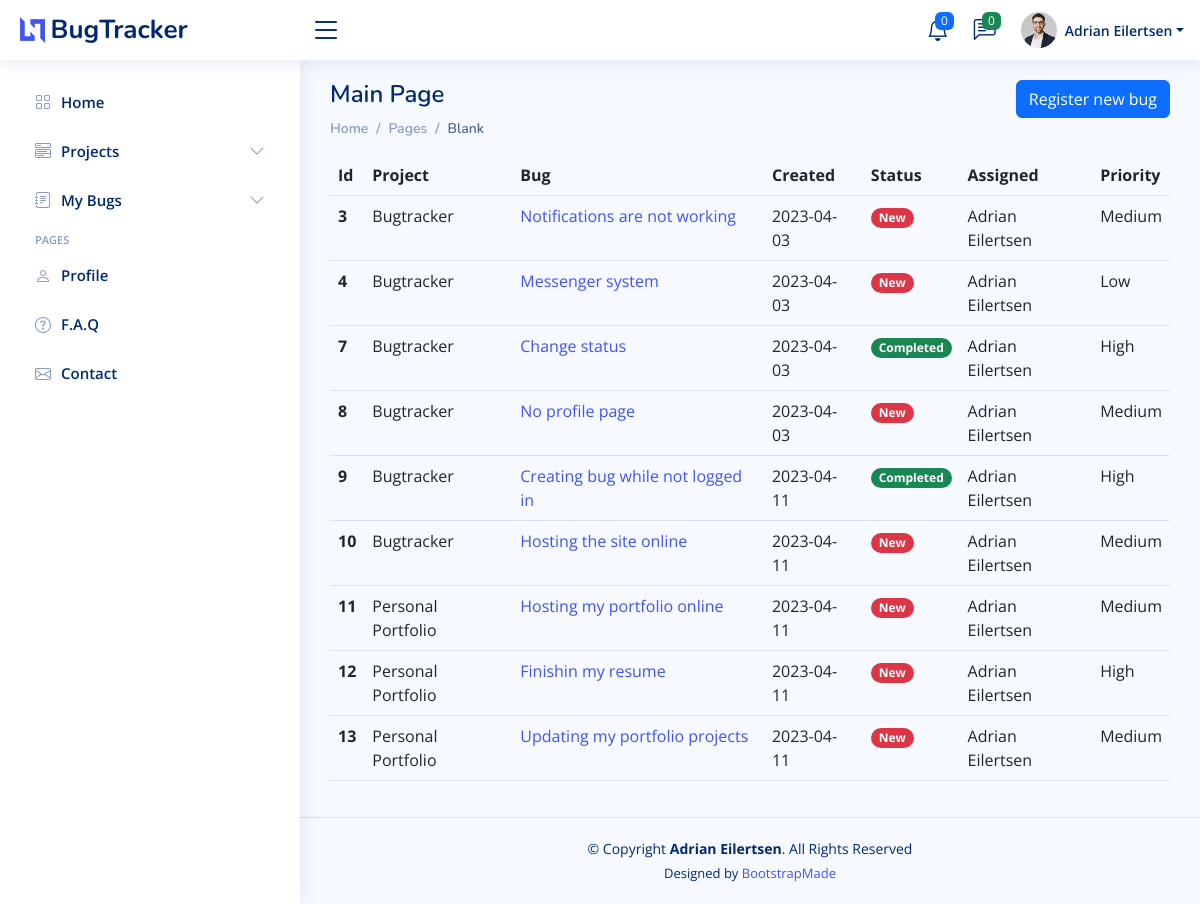
Screenshot of / (signed in) with the database file from the repository.
### main.py (models this page shows)
class User(UserMixin, db.Model):
    __tablename__ = "user"
    id = db.Column(db.Integer, primary_key=True)
    name = db.Column(db.String(250), nullable=False, unique=True)
    email = db.Column(db.String(250), unique=True, nullable=False)
    password = db.Column(db.String(250), nullable=False)
    bugs = relationship("Bug", back_populates="assigned")
    comments = relationship("Comment", back_populates="comment_author")
    projects = db.relationship("Project", secondary=project_user, back_populates="users")

class Bug(db.Model):
    __tablename__ = "bug"
    id = db.Column(db.Integer, primary_key=True)
    title = db.Column(db.String(250), nullable=False)
    description = db.Column(db.String(250), nullable=False)
    reporter = db.Column(db.String, db.ForeignKey("user.name"))
    date = db.Column(db.String(250), nullable=False)
    status = db.Column(db.Integer, nullable=False)
    priority = db.Column(db.String(250), nullable=False)
    project_id = db.Column(db.String, db.ForeignKey("project.name"))
    comment = relationship("Comment", back_populates="parent_bug")
    assigned = relationship("User", back_populates="bugs")

### main.py (the view, shortened to what this page needs)
@app.route("/", methods=["GET", "POST"])
def home():
    bugs_data = db.session.query(Bug).all()
    for user in db.session.query(User).all():
        if user.name not in ASSIGN:
            ASSIGN.append(user.name)
    for project in db.session.query(Project).all():
        if project.name not in PROJECT:
            PROJECT.append(project.name)
    form = NewBugForm()
    print("nothing yet")
    return render_template("index.html", form=form, logged_in=current_user.is_authenticated, bugs=bugs_data)

### main.py (called while the page is built)
@lm.user_loader
def load_user(user_id):
    return User.query.get(int(user_id))

### templates/index.html (shortened to what this page needs)
<!DOCTYPE html>
<html lang="en">
{% import "bootstrap/wtf.html" as wtf %}
{% include "header.html" %}
<body>
{% include "navbar.html" %}
<main id="main" class="main">
  <div class="pagetitle">
    <div class="row">
      <div class="col-6">
        <h1>Main Page</h1>
      </div>
      {% if logged_in %}
      <div class="col-6 d-flex justify-content-end">
        <button type="button" class="btn btn-primary" data-bs-toggle="modal" data-bs-target="#staticBackdrop">
          Register new bug
        </button>
        {% endif %}
      </div>
    </div>
    <nav>
      <ol class="breadcrumb">
        <li class="breadcrumb-item"><a href="index.html">Home</a></li>
        <li class="breadcrumb-item">Pages</li>
        <li class="breadcrumb-item active">Blank</li>
      </ol>
    </nav>
  </div>
  <section class="section">
    <div class="row">
      <div class="col">
        <table class="table table-hover">
          <thead>
          <tr>
            <th scope="col">Id</th>
            <th scope="col">Project</th>
            <th scope="col">Bug</th>
            <th scope="col">Created</th>
            <th scope="col">Status</th>
            <th scope="col">Assigned</th>
            <th scope="col">Priority</th>
          </tr>
          </thead>
          <tbody>
          {% for bug in bugs %}
          <tr id="tr-{{ bug.id }}">
            <th scope="row">{{ bug.id }}</th>
            <td>{{ bug.project_id }}</td>
            <td><a href="{{ url_for('bug', index=bug.id) }}">{{ bug.title }}</a></td>
            <td>{{ bug.date }}</td>
            <td>
              {% if bug.status == 0 %}
              <span class="badge rounded-pill bg-danger">New</span>
              {% elif bug.status == 1 %}
              <span class="badge rounded-pill bg-info text-dark">In progress</span>
              {% elif bug.status == 2 %}
              <span class="badge rounded-pill bg-warning text-dark">In review</span>
              {% elif bug.status == 3 %}
              <span class="badge rounded-pill bg-success">Completed</span>
              {% endif %}
            </td>
            <td>{{ bug.assigned.name }}</td>
            <td>{{ bug.priority }}</td>
          </tr>
          {% endfor %}
          </tbody>
        </table>
      </div>
    </div>
  </section>
</main>
{% include "footer.html" %}
</body>
</html>

### templates/navbar.html (shortened to what this page needs)
<header id="header" class="header fixed-top d-flex align-items-center">
  <div class="d-flex align-items-center justify-content-between">
    <a href="{{ url_for('home') }}" class="logo d-flex align-items-center">
      <img src="{{ url_for('static', filename='assets/img/logo.png') }}" alt="">
      <span class="d-none d-lg-block">BugTracker</span>
    </a>
    <i class="bi bi-list toggle-sidebar-btn"></i>
  </div>
  <nav class="header-nav ms-auto">
    <ul class="d-flex align-items-center">
      <li class="nav-item dropdown">
        <a class="nav-link nav-icon" href="#" data-bs-toggle="dropdown">
          <i class="bi bi-bell"></i>
          <span class="badge bg-primary badge-number">0</span>
        </a>
      </li>
      <li class="nav-item dropdown">
        <a class="nav-link nav-icon" href="#" data-bs-toggle="dropdown">
          <i class="bi bi-chat-left-text"></i>
          <span class="badge bg-success badge-number">0</span>
        </a>
      </li>
      <li class="nav-item dropdown pe-3">
        {% if not logged_in %}
        <a href="{{ url_for('login') }}" type=button class="btn btn-outline-primary">Log in</a>
        {% else %}
        <a class="nav-link nav-profile d-flex align-items-center pe-0" href="#" data-bs-toggle="dropdown">
          <img src="{{ url_for('static', filename='assets/img/profile-img.jpg') }}" alt="Profile"
               class="rounded-circle">
          <span class="d-none d-md-block dropdown-toggle ps-2">{{ current_user.name }}</span>
        </a>
          </li>
        </ul>
        {% endif %}
  </nav>
</header>
<aside id="sidebar" class="sidebar">
  <ul class="sidebar-nav" id="sidebar-nav">
    <li class="nav-item">
      <a class="nav-link collapsed" href="{{ url_for('home') }}">
        <i class="bi bi-grid"></i>
        <span>Home</span>
      </a>
    </li>
    <li class="nav-item">
      <a class="nav-link collapsed" data-bs-target="#components-nav" data-bs-toggle="collapse" href="#">
        <i class="bi bi-menu-button-wide"></i><span>Projects</span><i class="bi bi-chevron-down ms-auto"></i>
      </a>
    </li>
    <li class="nav-item">
      <a class="nav-link collapsed" data-bs-target="#forms-nav" data-bs-toggle="collapse" href="#">
        <i class="bi bi-journal-text"></i><span>My Bugs</span><i class="bi bi-chevron-down ms-auto"></i>
      </a>
    </li>
    <li class="nav-heading">Pages</li>
    <li class="nav-item">
      <a class="nav-link collapsed" href="">
        <i class="bi bi-person"></i>
        <span>Profile</span>
      </a>
    </li>
    <li class="nav-item">
      <a class="nav-link collapsed" href="">
        <i class="bi bi-question-circle"></i>
        <span>F.A.Q</span>
      </a>
    </li>
    <li class="nav-item">
      <a class="nav-link collapsed" href="">
        <i class="bi bi-envelope"></i>
        <span>Contact</span>
      </a>
    </li>
  </ul>
</aside>

### static/assets/css/style.css (style rules this page uses)
:root { scroll-behavior: smooth; }
body { font-family: "Open Sans", sans-serif; background: #f6f9ff; color: #444444; }
a { color: #4154f1; text-decoration: none; }
h1, h2, h3, h4, h5, h6 { font-family: "Nunito", sans-serif; }
#main { margin-top: 60px; padding: 20px 30px; transition: all 0.3s; }
.pagetitle { margin-bottom: 10px; }
.pagetitle h1 { font-size: 24px; margin-bottom: 0; font-weight: 600; color: #012970; }
.breadcrumb { font-size: 14px; font-family: "Nunito", sans-serif; color: #899bbd; font-weight: 600; }
.breadcrumb a { color: #899bbd; transition: 0.3s; }
.breadcrumb .breadcrumb-item::before { color: #899bbd; }
.breadcrumb .active { color: #51678f; font-weight: 600; }
.logo { line-height: 1; }
@media (min-width: 1200px) { .logo { width: 280px; } }
.logo img { max-height: 26px; margin-right: 6px; }
.logo span { font-size: 26px; font-weight: 700; color: #012970; font-family: "Nunito", sans-serif; }
.header { transition: all 0.5s; z-index: 997; height: 60px; box-shadow: 0px 2px 20px rgba(1, 41, 112, 0.1); background-color: #fff; padding-left: 20px; }
.header .toggle-sidebar-btn { font-size: 32px; padding-left: 10px; cursor: pointer; color: #012970; }
.header-nav ul { list-style: none; }
.header-nav>ul { margin: 0; padding: 0; }
.header-nav .nav-icon { font-size: 22px; color: #012970; margin-right: 25px; position: relative; }
.header-nav .nav-profile { color: #012970; }
.header-nav .nav-profile img { max-height: 36px; }
.header-nav .nav-profile span { font-size: 14px; font-weight: 600; }
.header-nav .badge-number { position: absolute; inset: -2px -5px auto auto; font-weight: normal; font-size: 12px; padding: 3px 6px; }
.sidebar { position: fixed; top: 60px; left: 0; bottom: 0; width: 300px; z-index: 996; transition: all 0.3s; padding: 20px; overflow-y: auto; scrollbar-width: thin; scrollbar-color: #aab7cf transparent; box-shadow: 0px 0px 20px rgba(1, 41, 112, 0.1); background-color: #fff; }
@media (min-width: 1200px) { #main, #footer { margin-left: 300px; } }
.sidebar-nav { padding: 0; margin: 0; list-style: none; }
.sidebar-nav li { padding: 0; margin: 0; list-style: none; }
.sidebar-nav .nav-item { margin-bottom: 5px; }
.sidebar-nav .nav-heading { font-size: 11px; text-transform: uppercase; color: #899bbd; font-weight: 600; margin: 10px 0 5px 15px; }
.sidebar-nav .nav-link { display: flex; align-items: center; font-size: 15px; font-weight: 600; color: #4154f1; transition: 0.3; background: #f6f9ff; padding: 10px 15px; border-radius: 4px; }
.sidebar-nav .nav-link i { font-size: 16px; margin-right: 10px; color: #4154f1; }
.sidebar-nav .nav-link.collapsed { color: #012970; background: #fff; }
.sidebar-nav .nav-link.collapsed i { color: #899bbd; }
.sidebar-nav .nav-link .bi-chevron-down { margin-right: 0; transition: transform 0.2s ease-in-out; }

### rows the page displays
User: name "Adrian Eilertsen"
Bug: id "3", project_id "Bugtracker", title "Notifications are not working", date "2023-04-03", status "New", assigned.name "Adrian Eilertsen", priority "Medium"
Bug: id "4", project_id "Bugtracker", title "Messenger system", date "2023-04-03", status "New", assigned.name "Adrian Eilertsen", priority "Low"
Bug: id "7", project_id "Bugtracker", title "Change status", date "2023-04-03", status "Completed", assigned.name "Adrian Eilertsen", priority "High"
Bug: id "8", project_id "Bugtracker", title "No profile page", date "2023-04-03", status "New", assigned.name "Adrian Eilertsen", priority "Medium"
Bug: id "9", project_id "Bugtracker", title "Creating bug while not logged in", date "2023-04-11", status "Completed", assigned.name "Adrian Eilertsen", priority "High"
Bug: id "10", project_id "Bugtracker", title "Hosting the site online", date "2023-04-11", status "New", assigned.name "Adrian Eilertsen", priority "Medium"
Bug: id "11", project_id "Personal Portfolio", title "Hosting my portfolio online", date "2023-04-11", status "New", assigned.name "Adrian Eilertsen", priority "Medium"
Bug: id "12", project_id "Personal Portfolio", title "Finishin my resume", date "2023-04-11", status "New", assigned.name "Adrian Eilertsen", priority "High"
Bug: id "13", project_id "Personal Portfolio", title "Updating my portfolio projects", date "2023-04-11", status "New", assigned.name "Adrian Eilertsen", priority "Medium"
